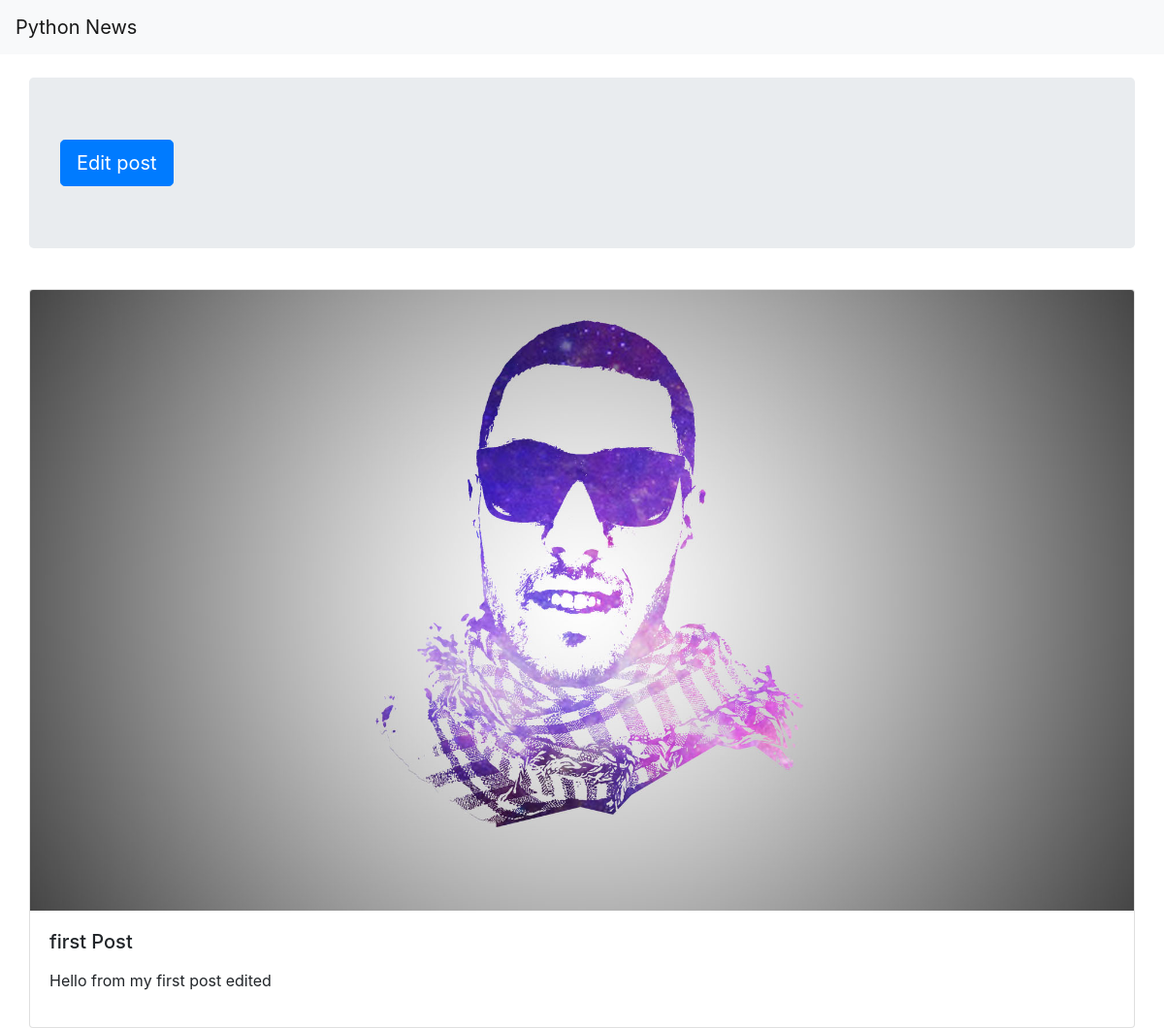
The page /1 on the database its author committed.
### Post/models.py (models this page shows)
class Post(models.Model):
    user = models.ForeignKey(User, on_delete=models.CASCADE)
    title = models.CharField(max_length=50)
    content = RichTextField()
    img = models.ImageField(upload_to='post_img/',
                            default='post_img/default.png')
    created = models.DateTimeField(default=timezone.now)
    active = models.BooleanField(default=True)
    def __str__(self):
        return f"{self.title}"

### Post/views.py (the view)
# urls.py: url(r'^(?P<id>\d+)$', views.post, name='post'),
def post(request, id):
    post = get_object_or_404(Post, id=id)
    context = {
        'post': post,
    }
    return render(request, 'detail.html', context)

### Post/templates/detail.html
{% extends 'base.html' %}
{% block body %}
  <div class="jumbotron banner">
  <a class="btn btn-primary btn-lg" href="{% url 'blog:edit_post' post.id %}" role="button">Edit post</a>
  </div>
    <div class="card single_post">
      <img src="{{post.img.url}}" class="card-img-top" alt="...">
      <div class="card-body">
      <h5 class="card-title">{{post}}</h5>
      <p class="card-text">{{post.content|safe}}</p>
      </div>
    </div>
{% endblock body %}

### static/home-static/css/style.css (style rules this page uses)
.single_post { width: 100%; }
.banner { width: 100%; }
.card { margin-top: 10px; }

### rows shown on the page
Post: img (picture), title "first Post", content "Hello from my first post edited"
